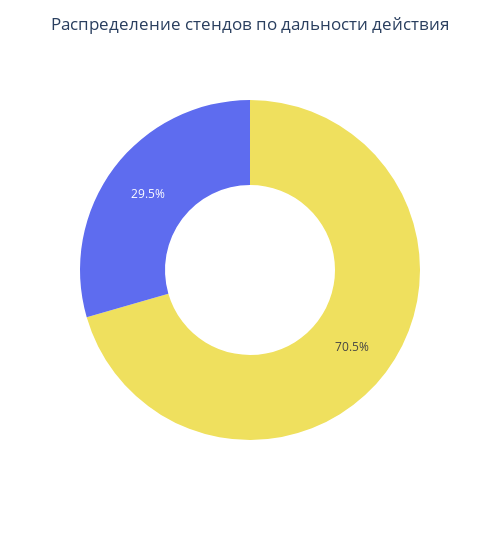

Here is the notebook cell this chart was saved with:
### Markdown cell above
Теперь посмотрим на общее распределение стендов по дальности при помощи круговой диаграммы, поступим аналогично, как и для силы и скорости: 3 и больше -- стенды дальнего действия, меньше -- близкого

### Code cell
def assign_range_stands(row):
    if row['Дальность'] == 'infinite' or row['Дальность'] >= 3:
        row['range'] = 'Стенд дальнего действия'
    else:
        row['range'] = 'Стенд ближнего боя'
    return row['range']

begin_dataset['range'] = begin_dataset.apply(assign_range_stands, axis = 1)


pivot_table_range = begin_dataset.value_counts('range').reset_index().rename(columns={'count': 'Количество'})

display(pivot_table_range)

pie_chart_range = px.pie(pivot_table_range, names='range', values='Количество', width = 500, hole = 0.5, color_discrete_sequence=['#efe05e', '#5e6cef'])

pie_chart_range.update_layout(
    title = {'text': 'Распределение стендов по дальности действия', 'x': 0.5},
    showlegend = False)

pie_chart_range.show()

### Figure 1 — Plotly figure (JSON) as saved in the notebook; plotly's stock layout.template omitted (floating-point values rounded to 4 significant figures)
{"data": [{"domain": {"x": [0, 1], "y": [0, 1]}, "hole": 0.5, "hovertemplate": "range=%{label}<br>Количество=%{value}<extra></extra>", "labels": ["Стенд дальнего действия", "Стенд ближнего боя"], "legendgroup": "", "name": "", "showlegend": true, "type": "pie", "values": [110, 46]}], "layout": {"legend": {"tracegroupgap": 0}, "margin": {"t": 60}, "piecolorway": ["#efe05e", "#5e6cef"], "showlegend": false, "title": {"text": "Распределение стендов по дальности действия", "x": 0.5}, "width": 500}}
